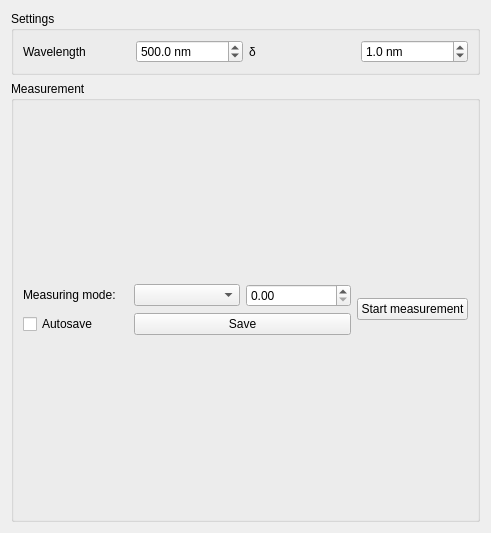
<?xml version="1.0" encoding="UTF-8"?>
<ui version="4.0">
 <class>Form</class>
 <widget class="QWidget" name="Form">
  <property name="geometry">
   <rect>
    <x>0</x>
    <y>0</y>
    <width>491</width>
    <height>533</height>
   </rect>
  </property>
  <property name="windowTitle">
   <string>Form</string>
  </property>
  <layout class="QVBoxLayout" name="verticalLayout">
   <item>
    <widget class="QGroupBox" name="groupBox_settings">
     <property name="sizePolicy">
      <sizepolicy hsizetype="MinimumExpanding" vsizetype="Minimum">
       <horstretch>0</horstretch>
       <verstretch>0</verstretch>
      </sizepolicy>
     </property>
     <property name="title">
      <string>Settings</string>
     </property>
     <layout class="QHBoxLayout" name="horizontalLayout_2">
      <item>
       <layout class="QHBoxLayout" name="horizontalLayout">
        <item>
         <widget class="QLabel" name="label">
          <property name="text">
           <string>Wavelength</string>
          </property>
         </widget>
        </item>
        <item>
         <widget class="QDoubleSpinBox" name="doubleSpinBox">
          <property name="suffix">
           <string> nm</string>
          </property>
          <property name="decimals">
           <number>1</number>
          </property>
          <property name="minimum">
           <double>450.000000000000000</double>
          </property>
          <property name="maximum">
           <double>800.000000000000000</double>
          </property>
          <property name="singleStep">
           <double>0.100000000000000</double>
          </property>
          <property name="value">
           <double>500.000000000000000</double>
          </property>
         </widget>
        </item>
        <item>
         <widget class="QLabel" name="label_2">
          <property name="text">
           <string>δ</string>
          </property>
         </widget>
        </item>
        <item>
         <widget class="QDoubleSpinBox" name="doubleSpinBox_2">
          <property name="suffix">
           <string> nm</string>
          </property>
          <property name="decimals">
           <number>1</number>
          </property>
          <property name="maximum">
           <double>350.000000000000000</double>
          </property>
          <property name="value">
           <double>1.000000000000000</double>
          </property>
         </widget>
        </item>
       </layout>
      </item>
     </layout>
    </widget>
   </item>
   <item>
    <widget class="QGroupBox" name="groupBox_measurement">
     <property name="sizePolicy">
      <sizepolicy hsizetype="Preferred" vsizetype="Expanding">
       <horstretch>0</horstretch>
       <verstretch>0</verstretch>
      </sizepolicy>
     </property>
     <property name="title">
      <string>Measurement</string>
     </property>
     <layout class="QVBoxLayout" name="verticalLayout_2">
      <item>
       <layout class="QGridLayout" name="gridLayout_control">
        <item row="0" column="1">
         <widget class="QLabel" name="label_3">
          <property name="sizePolicy">
           <sizepolicy hsizetype="Preferred" vsizetype="Fixed">
            <horstretch>0</horstretch>
            <verstretch>0</verstretch>
           </sizepolicy>
          </property>
          <property name="text">
           <string>Measuring mode:</string>
          </property>
         </widget>
        </item>
        <item row="0" column="2">
         <widget class="QComboBox" name="comboBox_mode">
          <property name="sizePolicy">
           <sizepolicy hsizetype="Preferred" vsizetype="Fixed">
            <horstretch>0</horstretch>
            <verstretch>0</verstretch>
           </sizepolicy>
          </property>
         </widget>
        </item>
        <item row="1" column="1">
         <widget class="QCheckBox" name="checkBox">
          <property name="sizePolicy">
           <sizepolicy hsizetype="Minimum" vsizetype="Fixed">
            <horstretch>0</horstretch>
            <verstretch>0</verstretch>
           </sizepolicy>
          </property>
          <property name="text">
           <string>Autosave</string>
          </property>
         </widget>
        </item>
        <item row="0" column="4" rowspan="2">
         <widget class="QPushButton" name="pushButton_start">
          <property name="sizePolicy">
           <sizepolicy hsizetype="Minimum" vsizetype="Fixed">
            <horstretch>0</horstretch>
            <verstretch>0</verstretch>
           </sizepolicy>
          </property>
          <property name="text">
           <string>Start measurement</string>
          </property>
         </widget>
        </item>
        <item row="0" column="3">
         <widget class="QDoubleSpinBox" name="doubleSpinBox_3">
          <property name="sizePolicy">
           <sizepolicy hsizetype="Minimum" vsizetype="Fixed">
            <horstretch>0</horstretch>
            <verstretch>0</verstretch>
           </sizepolicy>
          </property>
         </widget>
        </item>
        <item row="1" column="2" colspan="2">
         <widget class="QPushButton" name="pushButton_2">
          <property name="sizePolicy">
           <sizepolicy hsizetype="Minimum" vsizetype="Fixed">
            <horstretch>0</horstretch>
            <verstretch>0</verstretch>
           </sizepolicy>
          </property>
          <property name="text">
           <string>Save</string>
          </property>
         </widget>
        </item>
       </layout>
      </item>
      <item>
       <layout class="QFormLayout" name="formLayout_channels"/>
      </item>
     </layout>
    </widget>
   </item>
  </layout>
 </widget>
 <resources/>
 <connections/>
</ui>
